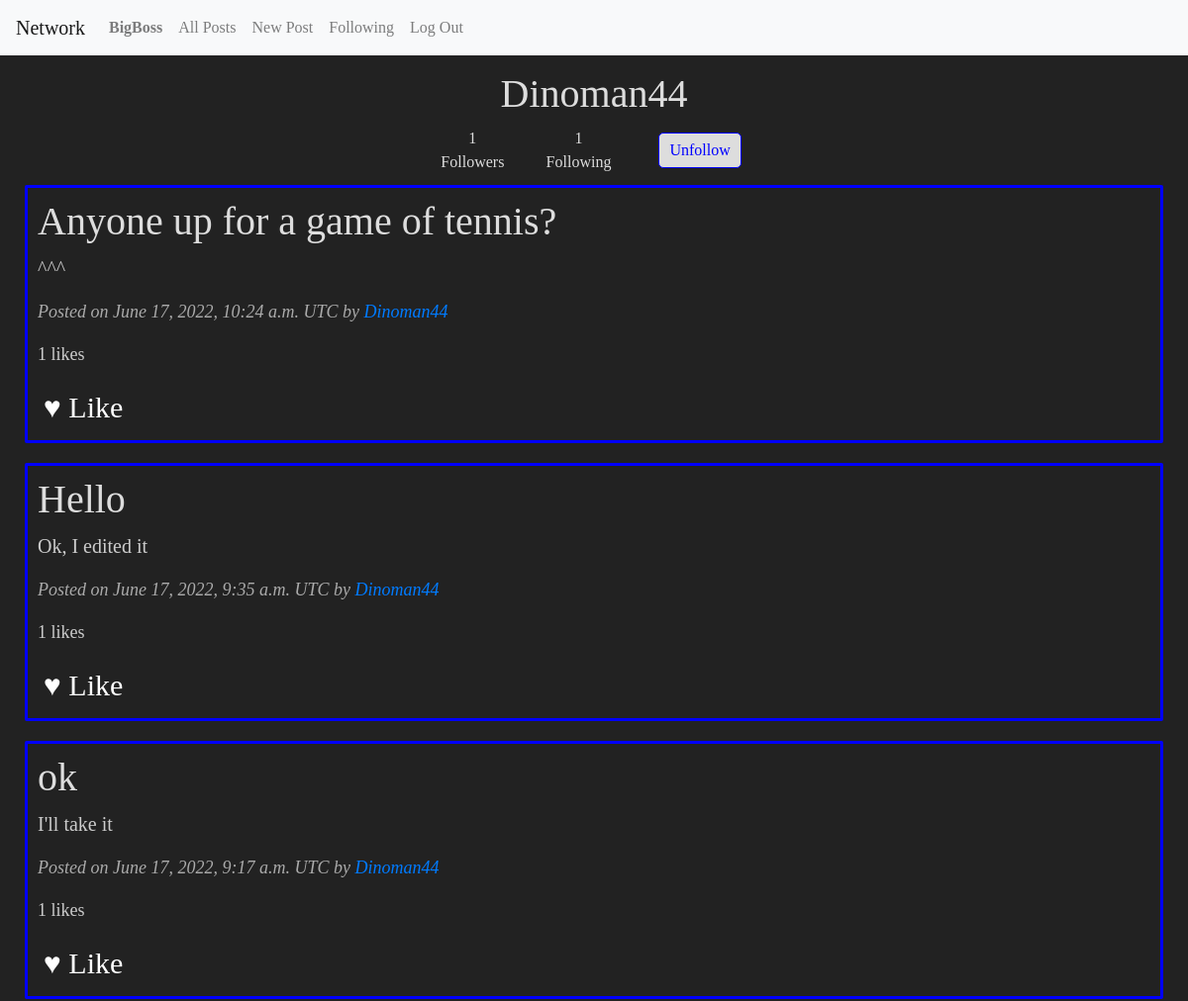
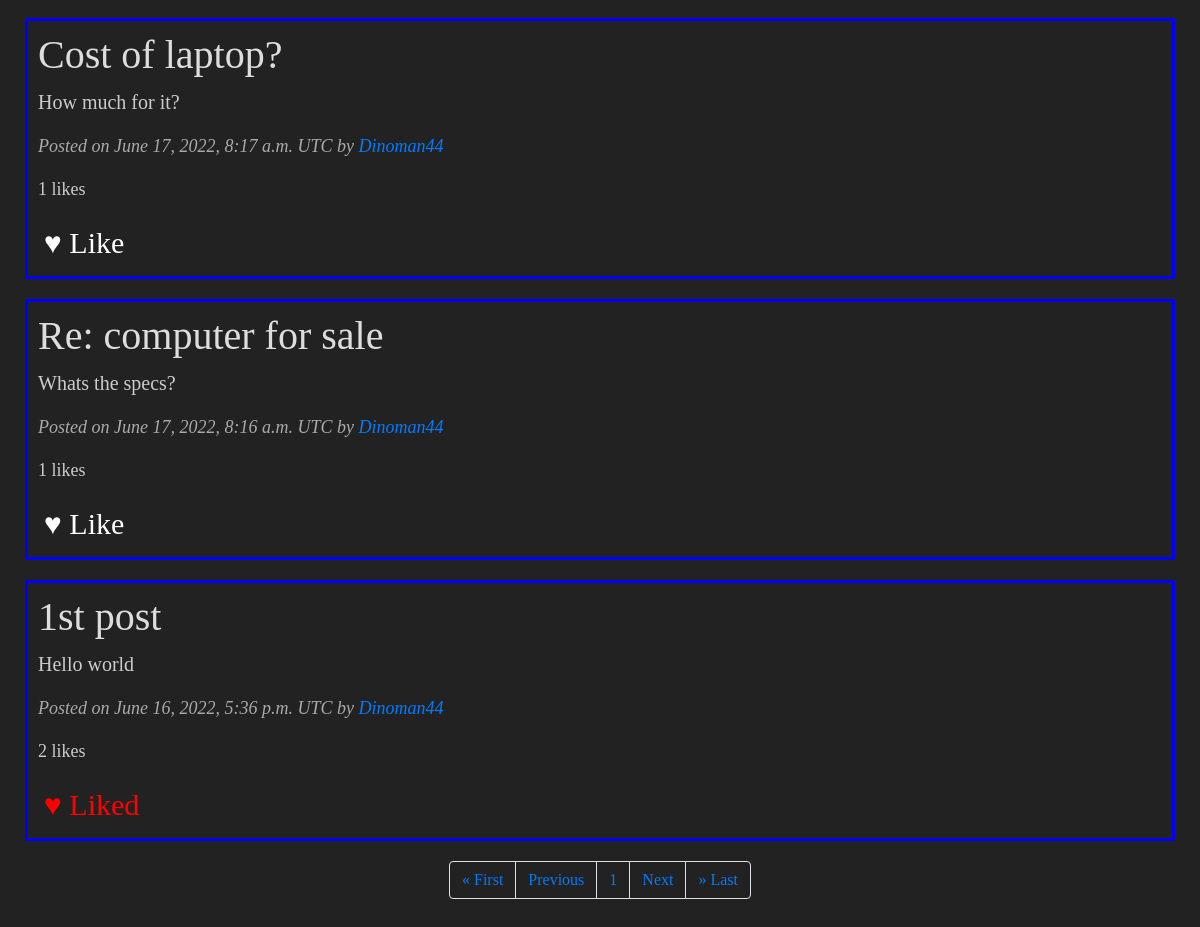
The app's page /user/1 (signed in) with its own data (2 pictures, top to bottom).
### network/models.py (models this page shows, shortened)
class User(AbstractUser):
    def __str__(self):
        return f"{self.username}"
    pass

class Post(models.Model):
    post_id = AutoField(primary_key=True)
    poster = ForeignKey(User, on_delete=models.CASCADE, related_name="poster")
    title = CharField(max_length=200)
    content = CharField(max_length=400)
    upload_date = DateTimeField()
    likes = IntegerField(default=0)

### network/views.py (the view)
# urls.py: path("user/<int:user_id>", views.see_user, name="see_user"),
def see_user(request, user_id):
    user = User.objects.filter(id=user_id).first()
    followers = Follows.objects.filter(followed=user).count()
    following = Follows.objects.filter(follower=user).count()
    being_followed = False
    if request.user.is_authenticated:
        if Follows.objects.filter(followed=user, follower=request.user).exists():
            being_followed = True
    raw_posts = Post.objects.filter(poster=user).order_by("-upload_date")
    posts =[]
    getter = request.user
    if getter.is_authenticated:
        for p in raw_posts:
            if Like.objects.filter(liker=getter, liked_post=p.post_id).exists():
                posts.append([p.post_id, p.poster, p.title, p.content, p.upload_date, p.likes, True])
            else:
                posts.append([p.post_id, p.poster, p.title, p.content, p.upload_date, p.likes, False])
    else:
        for p in raw_posts:
            posts.append([p.post_id, p.poster, p.title, p.content, p.upload_date, p.likes, False])
    pagination = Paginator(posts, 10)
    page_num = request.GET.get('page')
    posts = pagination.get_page(page_num)
    return render(request, "network/user_prof.html", {
        "posts": posts,
        "userp": user,
        "followers": followers,
        "following": following,
        "being_followed": being_followed,
        "num_pages": range(1, posts.paginator.num_pages+1)
    })

### network/templates/network/user_prof.html (shortened to what this page needs)
{% extends "network/layout.html" %}
{% block body %}
    <div class="bodyblock">
        <h1 style="text-align: center;">{{ userp.username }}</h1>
        <table>
            <tr>
                <td id="num_followers">{{ followers }}<br>Followers</td>
                <td id="num_followings">{{ following }}<br>Following</td>
                <td>{% if being_followed %}
                        <button class="unfollow-btn" id="follow-btn">Unfollow</button>
                    {% elif request.user == userp %}
                        <button id="follow-btn" disabled class="nofollow-btn">You cannot follow yourself!</button>
                    {% else %}
                        <button id="follow-btn" class="follow-btn">Follow</button>
                    {% endif %}
                </td>
            </tr>
        </table>
        {% for post in posts %}
        <div class="post-card">
            <h1>{{ post.2 }}</h2>
            <p id="content-{{ post.0 }}">{{ post.3 }}</p>
            <p style="font-style: italic; color: #aaa; font-size: 18px;">Posted on {{ post.4 }} UTC by <a href="/user/{{ user.id }}">{{ post.1 }}</a></p>
            <p style="font-size: 18px;" id="num-likes-{{ post.0 }}">{{ post.5 }} likes</p>
            {% if post.6 %}
                <button class="like-btn" id="like-{{ post.0 }}" style="color: red">♥ Liked</button>
            {% else %}
                <button class="like-btn" id="like-{{ post.0 }}" style="color: white">♥ Like</button>
            {% endif %}
        </div>
    {% endfor %}
    </div>
    <nav aria-label="Paginator">
        <ul class="pagination justify-content-center">
            <li class="page-item"><a class="page-link" href="?page=1">&laquo; First</a></li>
            {% if posts.has_previous %}
                <li class="page-item"><a class="page-link" href="?page={{ posts.previous_page_number }}">Previous</a></li>
            {% else %}
                <li class="page-item">
                    <a class="page-link" href="#" tabindex="-1" >Previous</a>
                </li>
            {% endif %}
            {% for num in num_pages %}
                <li class="page-item"><a class="page-link" href="?page={{ num }}">{{ num }}</a></li>
            {% endfor %}
            {% if posts.has_next %}
                <li class="page-item"><a class="page-link" href="?page={{ posts.next_page_number }}">Next</a></li>
            {% else %}
                <li class="page-item">
                    <a class="page-link" href="#" tabindex="-1">Next</a>
                </li>
            {% endif %}
            <li class="page-item"><a class="page-link" href="?page={{ posts.paginator.num_pages }}">&raquo; Last</a></li>
        </ul>
    </nav>
{% endblock %}

### network/templates/network/layout.html (shortened to what this page needs)
{% load static %}
<!DOCTYPE html>
<html lang="en">
    <head>
        <link rel="stylesheet" href="https://stackpath.bootstrapcdn.com/bootstrap/4.4.1/css/bootstrap.min.css">
        <link href="{% static 'network/styles.css' %}" rel="stylesheet">
    </head>
    <body>
        <nav class="navbar navbar-expand-lg navbar-light bg-light">
            <a class="navbar-brand" href="{% url 'index' %}">Network</a>
            <div>
              <ul class="navbar-nav mr-auto">
                {% if user.is_authenticated %}
                    <li class="nav-item">
                        <a class="nav-link" href="{% url 'see_user' user.id %}"><strong>{{ user.username }}</strong></a>
                    </li>
                {% endif %}
                <li class="nav-item">
                  <a class="nav-link" href="{% url 'index' %}">All Posts</a>
                </li>
                {% if user.is_authenticated %}
                    <li class="nav-item">
                        <a class="nav-link" href="{% url 'new_post' %}">New Post</a>
                    </li>
                    <li class="nav-item">
                        <a class="nav-link" href="{% url 'following' %}">Following</a>
                    </li>
                    <li class="nav-item">
                        <a class="nav-link" href="{% url 'logout' %}">Log Out</a>
                    </li>
                {% endif %}
              </ul>
            </div>
          </nav>
        <div class="body">
            {% block body %}
            {% endblock %}
        </div>
    </body>
</html>

### network/static/network/styles.css (style rules this page uses)
body { min-height: 750px; background-color: #222; color: #ddd; font-family: Verdana; }
.body { padding: 15px; }
p { font-size: 20px; color: #ccc; }
table { margin: auto; text-align: center; width: 30%; }
.like-btn { border: none; background-color: inherit; color: white; font-size: 30px; }
.post-card { border: solid; border-radius: 2px; border-color: blue; padding: 10px; margin: 10px; margin-bottom: 20px; }
.unfollow-btn { border: solid; border-width: 1px; border-radius: 5px; border-color: blue; background-color: #ddd; padding: 5px 10px 5px 10px; color: blue; }
.page-link { background-color: #222; }

### records on screen
User: username "BigBoss"
User: username "Dinoman44", title "Anyone up for a game of tennis?", content "^^^", upload_date "June 17, 2022, 10:24 a.m.", post "1", title "Hello", content "Ok, I edited it", upload_date "June 17, 2022, 9:35 a.m.", title "ok", content "I'll take it", upload_date "June 17, 2022, 9:17 a.m.", title "Cost of laptop?", content "How much for it?", upload_date "June 17, 2022, 8:17 a.m.", title "Re: computer for sale", content "Whats the specs?", upload_date "June 17, 2022, 8:16 a.m.", title "1st post", content "Hello world", upload_date "June 16, 2022, 5:36 p.m.", post "2"

### other values on screen
{{ followers }} "1"
{{ following }} "1"
{{ num }} "1"
